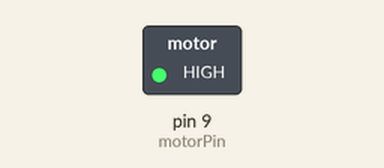
A sketch run on a simulated Arduino Uno, built with avr-gcc and run on an emulated ATmega328P. Shown: switched loads named in the sketch (green lamp = pin HIGH).

Above: at 0.1 s.
Timing chart, 0 to 1.6 s (numbered marks = the images above):
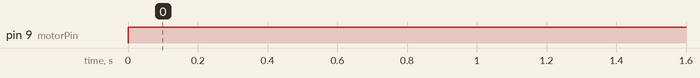

Measured:
- by itself, pin 9 (motorPin): LOW → HIGH at 0.00 s

The sketch:

sketch_apr05b.ino
```cpp
int motorPin = 9;
void setup() {
 pinMode(motorPin, OUTPUT);
}
void loop() {
 digitalWrite(motorPin, HIGH);
}
```
